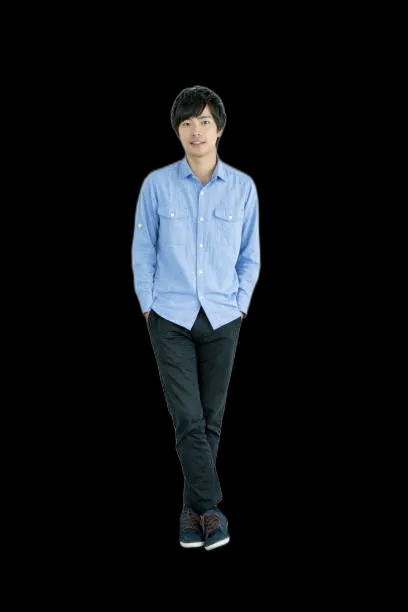
#> input picture output/segmented.png, 408 x 612 px
$ python person_adapt.py
#> lines starting #> are read from the running program, lines starting #| are printed output that depends on the picture
import cv2
import numpy as np
from PIL import Image

def adapt_person(image_path, background_type, output_path):
#> called with image_path = 'output/segmented.png', background_type = 'beach', output_path = 'output/adapted_person.png'
    image = cv2.imread(image_path, cv2.IMREAD_UNCHANGED)
#> image is the input picture: shape (612, 408, 4); mean B, G, R, A 20, 17.5, 14.9, 34.4

    if image.shape[2] == 4:
        bgr = image[:, :, :3]
        alpha = image[:, :, 3]
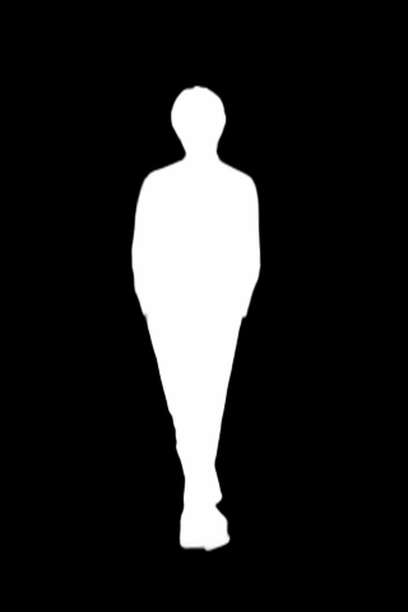
#> alpha: shape (612, 408); min 0, max 255, mean 34.4
    else:
        bgr = image
        alpha = None

    # --------- FACE REGION APPROXIMATION ----------
    h, w, _ = bgr.shape
#> h = 612; w = 408
    face_region = bgr[int(0.15*h):int(0.45*h), int(0.3*w):int(0.7*w)]
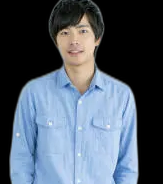
#> face_region: shape (184, 163, 3); mean B, G, R 106.3, 92.5, 80.9

    if background_type == "beach":
        face_region[:] = cv2.convertScaleAbs(face_region, alpha=1.05, beta=10)
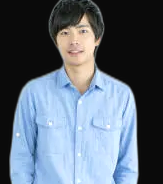
#> face_region: shape (184, 163, 3); mean B, G, R 120.8, 107.1, 94.9
    elif background_type == "mountain":
        face_region[:] = cv2.convertScaleAbs(face_region, alpha=1.1, beta=-10)
    elif background_type == "studio":
        face_region[:] = cv2.convertScaleAbs(face_region, alpha=1.0, beta=0)

    bgr[int(0.15*h):int(0.45*h), int(0.3*w):int(0.7*w)] = face_region
#> bgr: shape (612, 408, 3); mean B, G, R 21.8, 19.2, 16.5

    # --------- CLOTHING APPEARANCE ----------
    if background_type == "beach":
        bgr = cv2.convertScaleAbs(bgr, alpha=1.1, beta=15)
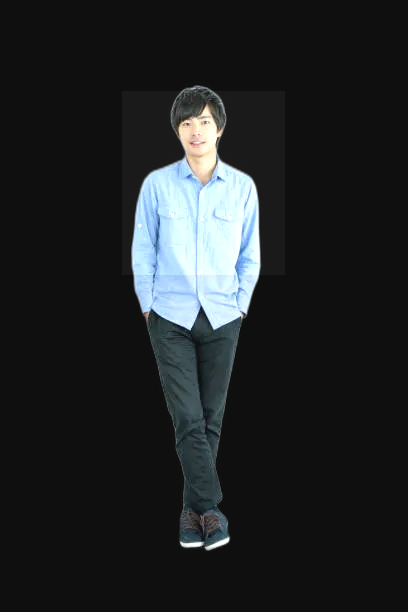
#> bgr: shape (612, 408, 3); mean B, G, R 37.3, 36, 33.1
    elif background_type == "mountain":
        bgr = cv2.convertScaleAbs(bgr, alpha=1.2, beta=-20)
    elif background_type == "studio":
        bgr = cv2.convertScaleAbs(bgr, alpha=1.0, beta=0)

    if alpha is not None:
        final = np.dstack((bgr, alpha))
    else:
        final = bgr

    Image.fromarray(final).save(output_path)
    print("✅ Person adapted based on background")

if __name__ == "__main__":
    adapt_person(
        "output/segmented.png",
        "beach",   # beach / mountain / studio
        "output/adapted_person.png"
    )
